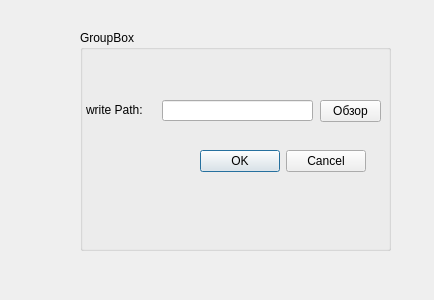
<?xml version="1.0" encoding="UTF-8"?>
<ui version="4.0">
 <class>Dialog</class>
 <widget class="QDialog" name="Dialog">
  <property name="geometry">
   <rect>
    <x>0</x>
    <y>0</y>
    <width>434</width>
    <height>300</height>
   </rect>
  </property>
  <property name="windowTitle">
   <string>Dialog</string>
  </property>
  <widget class="QGroupBox" name="groupBox">
   <property name="geometry">
    <rect>
     <x>80</x>
     <y>30</y>
     <width>311</width>
     <height>221</height>
    </rect>
   </property>
   <property name="title">
    <string>GroupBox</string>
   </property>
   <widget class="QLabel" name="label">
    <property name="geometry">
     <rect>
      <x>6</x>
      <y>70</y>
      <width>81</width>
      <height>20</height>
     </rect>
    </property>
    <property name="text">
     <string>write Path:</string>
    </property>
   </widget>
   <widget class="QDialogButtonBox" name="buttonBox">
    <property name="geometry">
     <rect>
      <x>120</x>
      <y>120</y>
      <width>166</width>
      <height>22</height>
     </rect>
    </property>
    <property name="standardButtons">
     <set>QDialogButtonBox::Cancel|QDialogButtonBox::Ok</set>
    </property>
   </widget>
   <widget class="QLineEdit" name="lineEdit">
    <property name="geometry">
     <rect>
      <x>82</x>
      <y>70</y>
      <width>151</width>
      <height>21</height>
     </rect>
    </property>
   </widget>
   <widget class="QPushButton" name="pushButton">
    <property name="geometry">
     <rect>
      <x>240</x>
      <y>70</y>
      <width>61</width>
      <height>22</height>
     </rect>
    </property>
    <property name="text">
     <string>Обзор</string>
    </property>
   </widget>
  </widget>
 </widget>
 <resources/>
 <connections/>
</ui>
